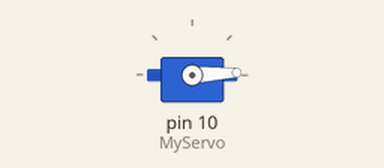
This sketch was run on a simulated Arduino Uno, built with avr-gcc and run on an emulated ATmega328P. Parts: servo.

Above: at 0.05 s.
At 2.05 s:
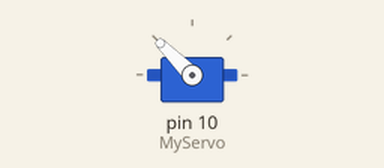
At 4.1 s:
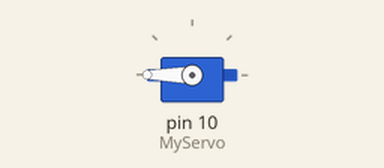
At 8.15 s:
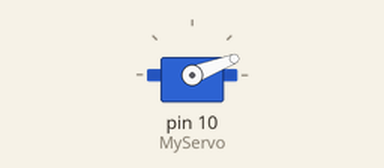
Timing chart, 0 to 12.3 s (numbered marks = the images above):
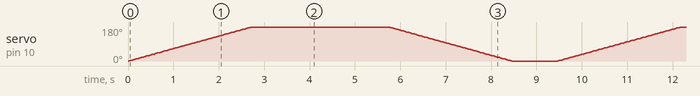

The sketch:

interfacing_servo.ino
```cpp
#include<Servo.h>

Servo MyServo;
int pos = 0;

void setup() {
    MyServo.attach(10);
}

void loop() {
    for(pos = 0; pos <= 180; pos++) {
        MyServo.write(pos);
        delay(15);
    }

    delay(3000);

    for(pos = 180; pos >= 0; pos--) {
        MyServo.write(pos);
        delay(15);
    }

    delay(1000);
}
```
